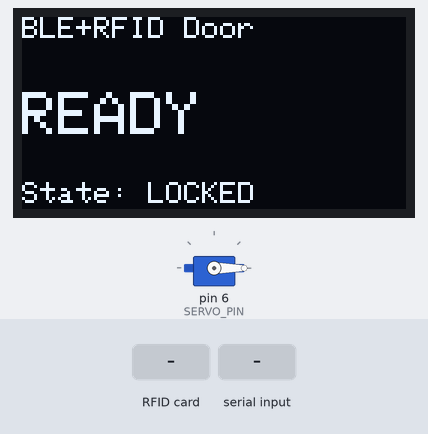
Bench run of a sketch on a simulated Arduino Uno, built with avr-gcc and run on an emulated ATmega328P. Parts: 128×64 one-colour display, servo. The test bench sets the inputs (shaded band). What the sketch prints to the serial monitor is not drawn.

Above: at 1.4 s.
1.5 s: RFID card 93 4F 22 F8 held to the reader
At 2.5 s:
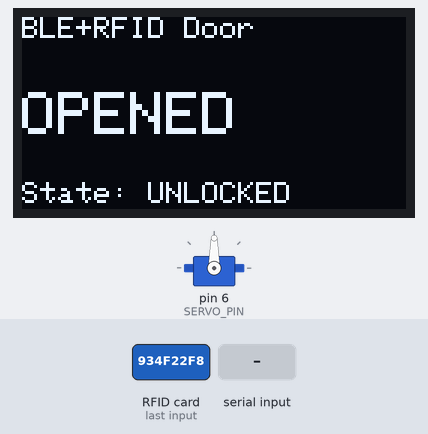
3.0 s: RFID card 5E 7A 19 C4 held to the reader
At 4.3 s:
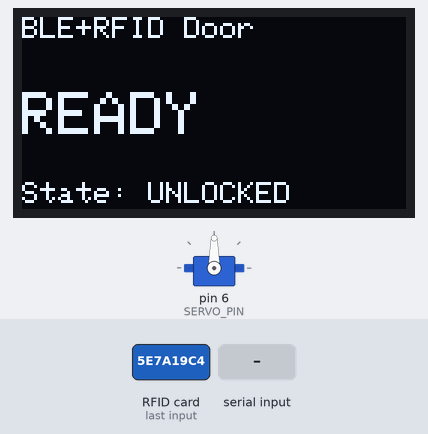
6.0 s: RFID card 5E 7A 19 C4 held to the reader
At 6.5 s:
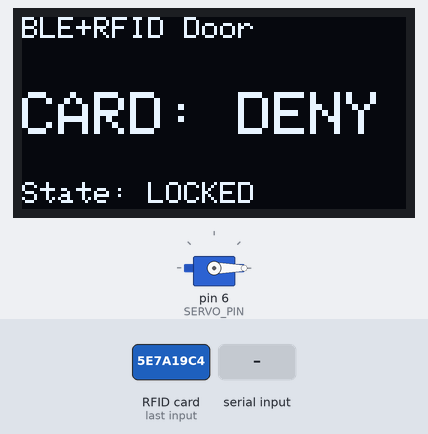
8.1 s: "1" received over the second serial link
At 8.8 s:
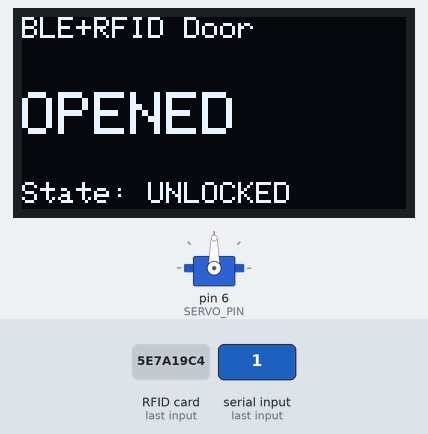
9.6 s: RFID card 93 4F 22 F8 held to the reader
At 10.8 s:
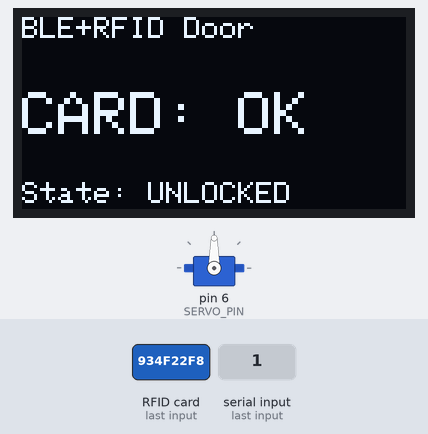
Timing chart, 0 to 12.6 s (numbered marks = the images above; inputs shaded):
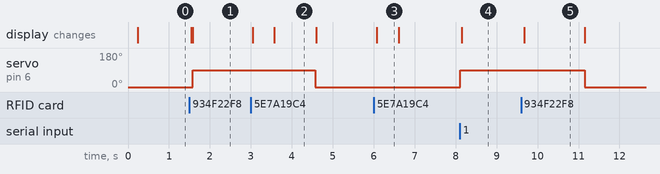

Measured:
- after the input at 1.5 s, servo on pin 6 (SERVO_PIN): 0° → 90° after 0.08 s; the display: first changes after 0.05 s (image 1 shows a later state)
- after the input at 3.0 s, the display: first changes at once (image 2 shows a later state)
- after the input at 6.0 s, the display: changes after 0.08 s (image 3)
- after the input at 8.1 s, servo on pin 6 (SERVO_PIN): 0° → 90° at once; the display: changes after 0.05 s (image 4)
- after the input at 9.6 s, the display: changes after 0.07 s (image 5)
- what the display in image 2 shows lasts 1.0 s, from 3.6 s to 4.6 s
- what the display in image 3 shows lasts 0.5 s, from 6.1 s to 6.6 s

The sketch:

Eight.ino
```cpp
#include <SPI.h>
#include <MFRC522.h>
#include <Servo.h>
#include <Wire.h>
#include <Adafruit_GFX.h>
#include <Adafruit_SSD1306.h>
#include <SoftwareSerial.h>

// --- 硬件定义 ---
#define BT_RX 8
#define BT_TX 7
#define RST_PIN 9
#define SS_PIN 10
#define SERVO_PIN 6
#define SCREEN_WIDTH 128
#define SCREEN_HEIGHT 64

// --- 全局对象 ---
SoftwareSerial BT(BT_RX, BT_TX);
Adafruit_SSD1306 display(SCREEN_WIDTH, SCREEN_HEIGHT, &Wire, -1);
MFRC522 mfrc522(SS_PIN, RST_PIN);
Servo doorLock;

// --- 变量 ---
byte authorizedUID[4] = {0x93, 0x4F, 0x22, 0xF8};
bool doorState = false;
unsigned long doorOpenTime = 0;
unsigned long lastRfidCheck = 0;
// 减少全局变量，能省一点是一点

void setup() {
  // 1. 初始化串口
  Serial.begin(9600);
  BT.begin(9600);

  // 2. 初始化 OLED (最耗内存的部分)
  // 如果这里失败，说明内存真的不够了
  if(!display.begin(SSD1306_SWITCHCAPVCC, 0x3C)) {
    Serial.println(F("OLED Fail")); // 串口提示
    // 如果屏幕不亮，代码依然会继续运行蓝牙和RFID
  }
  display.clearDisplay();
  display.setTextColor(SSD1306_WHITE);
  display.setTextSize(1);
  display.setCursor(0,0);
  display.println(F("System Init..."));
  display.display();

  // 3. 舵机
  doorLock.attach(SERVO_PIN);
  doorLock.write(0);

  // 4. SPI & RFID
  SPI.begin();
  mfrc522.PCD_Init();
  delay(100);
  mfrc522.PCD_SetAntennaGain(mfrc522.RxGain_max);

  Serial.println(F("Ready"));
  drawUI("READY");
}

void loop() {
  // --- 1. 蓝牙处理 (适配鸿蒙 App 协议) ---
  if (BT.available()) {
    char cmd = BT.read(); // 读取单个字符指令
    Serial.print(F("BT:")); Serial.println(cmd); // USB调试看一眼

    if (cmd == '1') { // 开门指令
      openDoor();
      // 【关键】回传包含 OPEN 的字符串，让 App 变绿
      BT.print(F("STATE:OPEN"));
    }
    else if (cmd == '0') { // 关门指令
      closeDoor();
      // 【关键】回传包含 CLOSE 的字符串，让 App 变红
      BT.print(F("STATE:CLOSED"));
    }
    else if (cmd == '?') { // 查询指令
      // 根据当前门锁状态回传
      if (doorState) {
        BT.print(F("STATE:OPEN"));
      } else {
        BT.print(F("STATE:CLOSED"));
      }
    }
  }

  // --- 2. 自动关门逻辑 ---
  if (doorState && (millis() - doorOpenTime > 3000)) {
    closeDoor();
    // 自动关门时也通知 App 更新状态
    BT.print(F("STATE:CLOSED"));
  }

  // --- 3. RFID 处理 (保持原样) ---
  if (millis() - lastRfidCheck > 50) {
    lastRfidCheck = millis();
    handleRFID();
  }
}

void handleRFID() {
  // 必须先检测是否有卡，否则不要浪费时间读数据
  if (!mfrc522.PICC_IsNewCardPresent()) return;
  if (!mfrc522.PICC_ReadCardSerial()) return;

  // 验证
  if (isAuthorized()) {
    Serial.println(F("Auth OK"));
    drawUI("CARD: OK");
    openDoor();
  } else {
    Serial.println(F("Auth Fail"));
    drawUI("CARD: DENY");
    delay(500); // 拒绝时稍微停顿显示一下
    drawUI("READY");
  }

  // 停止加密，准备下一次
  mfrc522.PICC_HaltA();
  mfrc522.PCD_StopCrypto1();
}

bool isAuthorized() {
  if (mfrc522.uid.size != 4) return false;
  for (byte i = 0; i < 4; i++) {
    if (mfrc522.uid.uidByte[i] != authorizedUID[i]) return false;
  }
  return true;
}

void openDoor() {
  if(doorState) return;
  doorLock.write(90);
  doorState = true;
  doorOpenTime = millis();
  drawUI("OPENED");
  Serial.println(F("Door Open"));
}

void closeDoor() {
  if(!doorState) return;
  doorLock.write(0);
  doorState = false;
  drawUI("READY");
  Serial.println(F("Door Closed"));
}

// 极简UI函数，避免复杂的局部变量
void drawUI(const char* status) {
  display.clearDisplay();

  // 标题
  display.setTextSize(1);
  display.setCursor(0,0);
  display.print(F("BLE+RFID Door"));

  // 状态大字
  display.setTextSize(2);
  display.setCursor(0, 25);
  display.print(status);

  // 底部提示
  display.setTextSize(1);
  display.setCursor(0, 55);
  if(doorState) display.print(F("State: UNLOCKED"));
  else display.print(F("State: LOCKED"));

  display.display();
}
```
